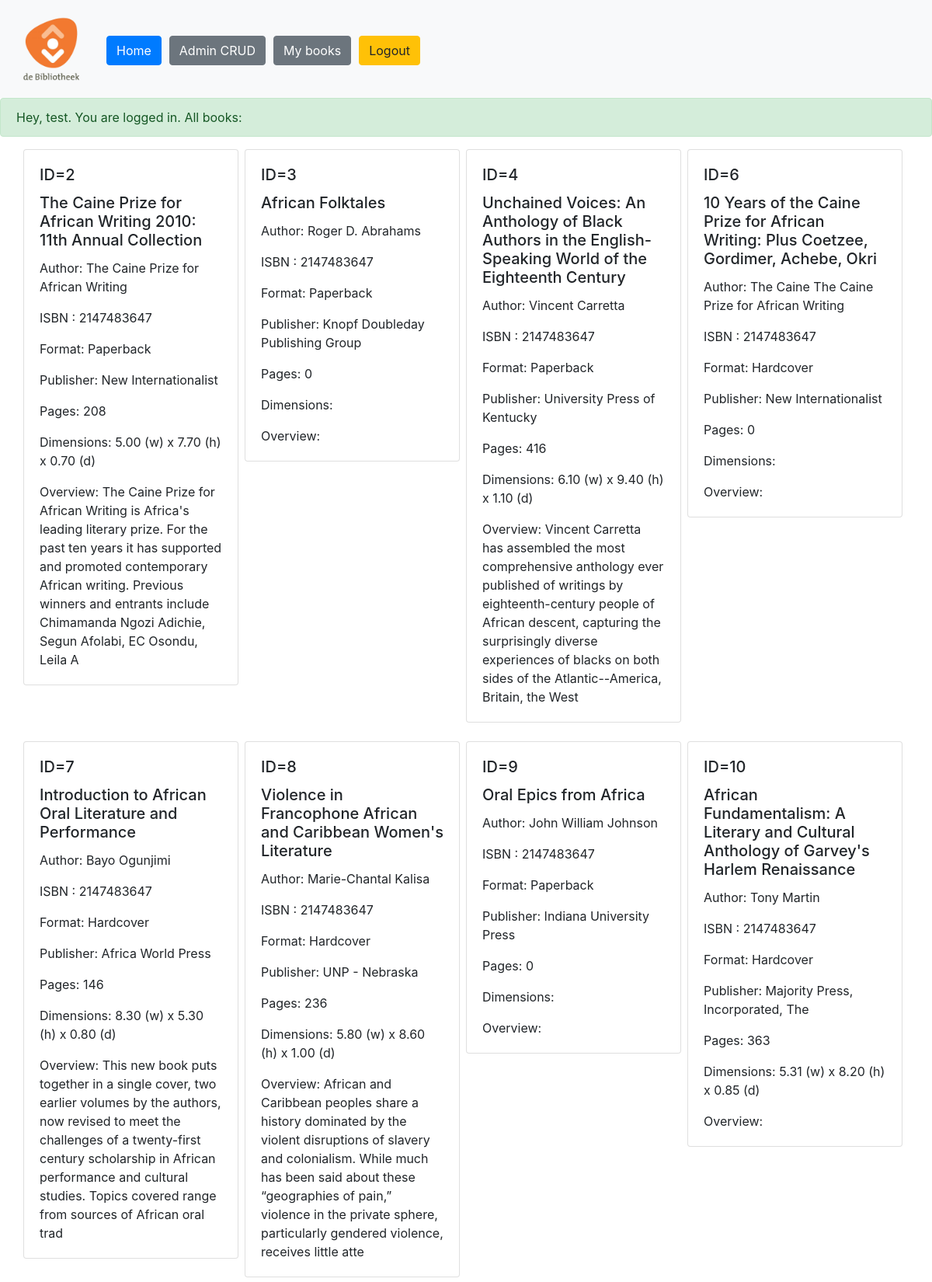
Page /admin/read.php (signed in, upper part) on the committed database.
### tables this page shows
CREATE TABLE `bibliotheek` (
  `bibliotheekid` int(11) NOT NULL,
  `title` varchar(255) NOT NULL,
  `author` varchar(255) NOT NULL,
  `isbn13` int(50) NOT NULL,
  `format` varchar(255) NOT NULL,
  `publisher` varchar(255) NOT NULL,
  `pages` int(11) NOT NULL,
  `dimensions` varchar(255) NOT NULL,
  `overview` varchar(255) NOT NULL
);

### admin/read.php (the view, shortened to what this page needs)
<?php
include "include/header.php";
?>
<div class="alert alert-success" role="alert">
    Hey, <?php echo $_SESSION['user_name']; ?>. You are logged in.
    All books:
</div>
<div class="container">
    <div class="card-group">
        <div class='row'>
            <?php
        $liqry = $con->prepare("SELECT bibliotheekid, title, author, isbn13, format, publisher, pages, dimensions, overview FROM bibliotheek");
        if ($liqry === false) {
            echo mysqli_error($con);
        } else {
            $liqry->bind_result($id, $title, $author, $isbn13, $format, $publisher, $pages, $dimensions, $overview);
            if ($liqry->execute()) {
                $liqry->store_result();
                while ($liqry->fetch()) {
                    ?>
            <div class='col-md-3 '>
                <div class='mr-2'>
                    <div class="row">
                        <div class='card'>
                            <div class='card-body'>
                            <h5 class='card-title'>ID=<?php echo $id;?></h5>
                            <h5 class='card-title'><?php echo $title;?></h5>
                                    <p class='card-text'>Author: <?php echo $author;?></p>
                                    <p class="card-text">ISBN : <?php echo $isbn13;?></p>
                                    <p class='card-text'>Format: <?php echo $format;?></p>
                                    <p class='card-text'>Publisher: <?php echo $publisher;?></p>
                                    <p class='card-text'>Pages: <?php echo $pages;?></p>
                                    <p class='card-text'>Dimensions: <?php echo $dimensions;?></p>
                                    <p class='card-text'>Overview: <?php echo strip_tags($overview);?></p>
                            </div>
                        </div>
                    </div>
                </div>
                <br>
            </div>
            <?php
                }
            }
        }
        ?>
        </div>
    </div>
</div>
<?php
include("include/footer.php");
?>

### rows in the picture
bibliotheek: bibliotheekid "2", title "The Caine Prize for African Writing 2010: 11th Annual Collection", author "The Caine Prize for African Writing", isbn13 "2147483647", format "Paperback", publisher "New Internationalist", pages "208", dimensions "5.00 (w) x 7.70 (h) x 0.70 (d)", overview "The Caine Prize for African Writing is Africa's leading literary prize. For the past ten years it has supported and promoted contemporary African writing. Previous winners and entrants include Chimamanda Ngozi Adichie, Segun Afolabi, EC Osondu, Leila A"
bibliotheek: bibliotheekid "3", title "African Folktales", author "Roger D. Abrahams", isbn13 "2147483647", format "Paperback", publisher "Knopf Doubleday Publishing Group", pages "0"
bibliotheek: bibliotheekid "4", title "Unchained Voices: An Anthology of Black Authors in the English-Speaking World of the Eighteenth Century", author "Vincent Carretta", isbn13 "2147483647", format "Paperback", publisher "University Press of Kentucky", pages "416", dimensions "6.10 (w) x 9.40 (h) x 1.10 (d)", overview "Vincent Carretta has assembled the most comprehensive anthology ever published of writings by eighteenth-century people of African descent, capturing the surprisingly diverse experiences of blacks on both sides of the Atlantic--America, Britain, the West"
bibliotheek: bibliotheekid "6", title "10 Years of the Caine Prize for African Writing: Plus Coetzee, Gordimer, Achebe, Okri", author "The Caine The Caine Prize for African Writing", isbn13 "2147483647", format "Hardcover", publisher "New Internationalist", pages "0"
bibliotheek: bibliotheekid "7", title "Introduction to African Oral Literature and Performance", author "Bayo Ogunjimi", isbn13 "2147483647", format "Hardcover", publisher "Africa World Press", pages "146", dimensions "8.30 (w) x 5.30 (h) x 0.80 (d)", overview "This new book puts together in a single cover, two earlier volumes by the authors, now revised to meet the challenges of a twenty-first century scholarship in African performance and cultural studies. Topics covered range from sources of African oral trad"
bibliotheek: bibliotheekid "8", title "Violence in Francophone African and Caribbean Women's Literature", author "Marie-Chantal Kalisa", isbn13 "2147483647", format "Hardcover", publisher "UNP - Nebraska", pages "236", dimensions "5.80 (w) x 8.60 (h) x 1.00 (d)", overview "African and Caribbean peoples share a history dominated by the violent disruptions of slavery and colonialism. While much has been said about these “geographies of pain,” violence in the private sphere, particularly gendered violence, receives little atte"
bibliotheek: bibliotheekid "9", title "Oral Epics from Africa", author "John William Johnson", isbn13 "2147483647", format "Paperback", publisher "Indiana University Press", pages "0"
bibliotheek: bibliotheekid "10", title "African Fundamentalism: A Literary and Cultural Anthology of Garvey's Harlem Renaissance", author "Tony Martin", isbn13 "2147483647", format "Hardcover", publisher "Majority Press, Incorporated, The", pages "363", dimensions "5.31 (w) x 8.20 (h) x 0.85 (d)"

### other values in the picture
$_SESSION['user_name'] "test"
